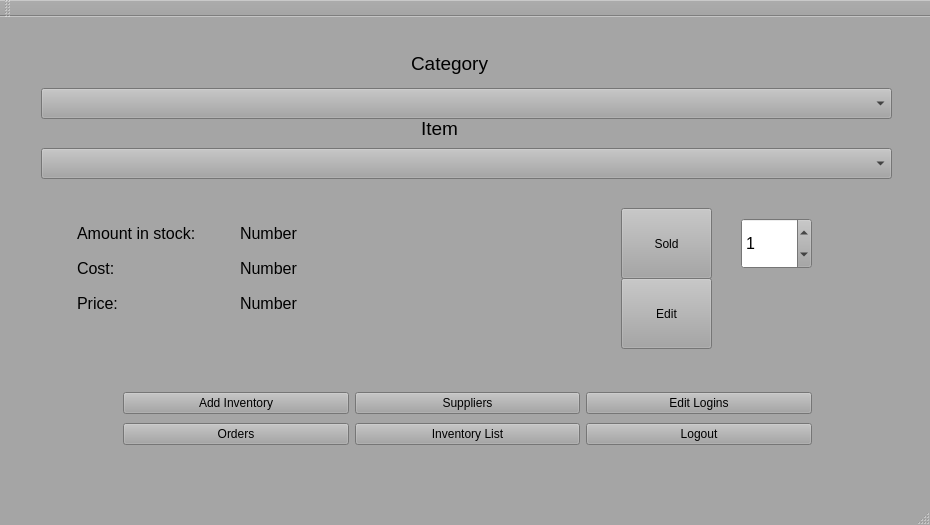
<?xml version="1.0" encoding="UTF-8"?>
<ui version="4.0">
 <class>MainWindow</class>
 <widget class="QMainWindow" name="MainWindow">
  <property name="geometry">
   <rect>
    <x>0</x>
    <y>0</y>
    <width>926</width>
    <height>525</height>
   </rect>
  </property>
  <property name="palette">
   <palette>
    <active>
     <colorrole role="WindowText">
      <brush brushstyle="SolidPattern">
       <color alpha="255">
        <red>0</red>
        <green>0</green>
        <blue>0</blue>
       </color>
      </brush>
     </colorrole>
     <colorrole role="Button">
      <brush brushstyle="SolidPattern">
       <color alpha="255">
        <red>165</red>
        <green>165</green>
        <blue>165</blue>
       </color>
      </brush>
     </colorrole>
     <colorrole role="Light">
      <brush brushstyle="SolidPattern">
       <color alpha="255">
        <red>248</red>
        <green>248</green>
        <blue>248</blue>
       </color>
      </brush>
     </colorrole>
     <colorrole role="Midlight">
      <brush brushstyle="SolidPattern">
       <color alpha="255">
        <red>206</red>
        <green>206</green>
        <blue>206</blue>
       </color>
      </brush>
     </colorrole>
     <colorrole role="Dark">
      <brush brushstyle="SolidPattern">
       <color alpha="255">
        <red>82</red>
        <green>82</green>
        <blue>82</blue>
       </color>
      </brush>
     </colorrole>
     <colorrole role="Mid">
      <brush brushstyle="SolidPattern">
       <color alpha="255">
        <red>110</red>
        <green>110</green>
        <blue>110</blue>
       </color>
      </brush>
     </colorrole>
     <colorrole role="Text">
      <brush brushstyle="SolidPattern">
       <color alpha="255">
        <red>0</red>
        <green>0</green>
        <blue>0</blue>
       </color>
      </brush>
     </colorrole>
     <colorrole role="BrightText">
      <brush brushstyle="SolidPattern">
       <color alpha="255">
        <red>255</red>
        <green>255</green>
        <blue>255</blue>
       </color>
      </brush>
     </colorrole>
     <colorrole role="ButtonText">
      <brush brushstyle="SolidPattern">
       <color alpha="255">
        <red>0</red>
        <green>0</green>
        <blue>0</blue>
       </color>
      </brush>
     </colorrole>
     <colorrole role="Base">
      <brush brushstyle="SolidPattern">
       <color alpha="255">
        <red>255</red>
        <green>255</green>
        <blue>255</blue>
       </color>
      </brush>
     </colorrole>
     <colorrole role="Window">
      <brush brushstyle="SolidPattern">
       <color alpha="255">
        <red>165</red>
        <green>165</green>
        <blue>165</blue>
       </color>
      </brush>
     </colorrole>
     <colorrole role="Shadow">
      <brush brushstyle="SolidPattern">
       <color alpha="255">
        <red>0</red>
        <green>0</green>
        <blue>0</blue>
       </color>
      </brush>
     </colorrole>
     <colorrole role="AlternateBase">
      <brush brushstyle="SolidPattern">
       <color alpha="255">
        <red>210</red>
        <green>210</green>
        <blue>210</blue>
       </color>
      </brush>
     </colorrole>
     <colorrole role="ToolTipBase">
      <brush brushstyle="SolidPattern">
       <color alpha="255">
        <red>255</red>
        <green>255</green>
        <blue>220</blue>
       </color>
      </brush>
     </colorrole>
     <colorrole role="ToolTipText">
      <brush brushstyle="SolidPattern">
       <color alpha="255">
        <red>0</red>
        <green>0</green>
        <blue>0</blue>
       </color>
      </brush>
     </colorrole>
    </active>
    <inactive>
     <colorrole role="WindowText">
      <brush brushstyle="SolidPattern">
       <color alpha="255">
        <red>0</red>
        <green>0</green>
        <blue>0</blue>
       </color>
      </brush>
     </colorrole>
     <colorrole role="Button">
      <brush brushstyle="SolidPattern">
       <color alpha="255">
        <red>165</red>
        <green>165</green>
        <blue>165</blue>
       </color>
      </brush>
     </colorrole>
     <colorrole role="Light">
      <brush brushstyle="SolidPattern">
       <color alpha="255">
        <red>248</red>
        <green>248</green>
        <blue>248</blue>
       </color>
      </brush>
     </colorrole>
     <colorrole role="Midlight">
      <brush brushstyle="SolidPattern">
       <color alpha="255">
        <red>206</red>
        <green>206</green>
        <blue>206</blue>
       </color>
      </brush>
     </colorrole>
     <colorrole role="Dark">
      <brush brushstyle="SolidPattern">
       <color alpha="255">
        <red>82</red>
        <green>82</green>
        <blue>82</blue>
       </color>
      </brush>
     </colorrole>
     <colorrole role="Mid">
      <brush brushstyle="SolidPattern">
       <color alpha="255">
        <red>110</red>
        <green>110</green>
        <blue>110</blue>
       </color>
      </brush>
     </colorrole>
     <colorrole role="Text">
      <brush brushstyle="SolidPattern">
       <color alpha="255">
        <red>0</red>
        <green>0</green>
        <blue>0</blue>
       </color>
      </brush>
     </colorrole>
     <colorrole role="BrightText">
      <brush brushstyle="SolidPattern">
       <color alpha="255">
        <red>255</red>
        <green>255</green>
        <blue>255</blue>
       </color>
      </brush>
     </colorrole>
     <colorrole role="ButtonText">
      <brush brushstyle="SolidPattern">
       <color alpha="255">
        <red>0</red>
        <green>0</green>
        <blue>0</blue>
       </color>
      </brush>
     </colorrole>
     <colorrole role="Base">
      <brush brushstyle="SolidPattern">
       <color alpha="255">
        <red>255</red>
        <green>255</green>
        <blue>255</blue>
       </color>
      </brush>
     </colorrole>
     <colorrole role="Window">
      <brush brushstyle="SolidPattern">
       <color alpha="255">
        <red>165</red>
        <green>165</green>
        <blue>165</blue>
       </color>
      </brush>
     </colorrole>
     <colorrole role="Shadow">
      <brush brushstyle="SolidPattern">
       <color alpha="255">
        <red>0</red>
        <green>0</green>
        <blue>0</blue>
       </color>
      </brush>
     </colorrole>
     <colorrole role="AlternateBase">
      <brush brushstyle="SolidPattern">
       <color alpha="255">
        <red>210</red>
        <green>210</green>
        <blue>210</blue>
       </color>
      </brush>
     </colorrole>
     <colorrole role="ToolTipBase">
      <brush brushstyle="SolidPattern">
       <color alpha="255">
        <red>255</red>
        <green>255</green>
        <blue>220</blue>
       </color>
      </brush>
     </colorrole>
     <colorrole role="ToolTipText">
      <brush brushstyle="SolidPattern">
       <color alpha="255">
        <red>0</red>
        <green>0</green>
        <blue>0</blue>
       </color>
      </brush>
     </colorrole>
    </inactive>
    <disabled>
     <colorrole role="WindowText">
      <brush brushstyle="SolidPattern">
       <color alpha="255">
        <red>82</red>
        <green>82</green>
        <blue>82</blue>
       </color>
      </brush>
     </colorrole>
     <colorrole role="Button">
      <brush brushstyle="SolidPattern">
       <color alpha="255">
        <red>165</red>
        <green>165</green>
        <blue>165</blue>
       </color>
      </brush>
     </colorrole>
     <colorrole role="Light">
      <brush brushstyle="SolidPattern">
       <color alpha="255">
        <red>248</red>
        <green>248</green>
        <blue>248</blue>
       </color>
      </brush>
     </colorrole>
     <colorrole role="Midlight">
      <brush brushstyle="SolidPattern">
       <color alpha="255">
        <red>206</red>
        <green>206</green>
        <blue>206</blue>
       </color>
      </brush>
     </colorrole>
     <colorrole role="Dark">
      <brush brushstyle="SolidPattern">
       <color alpha="255">
        <red>82</red>
        <green>82</green>
        <blue>82</blue>
       </color>
      </brush>
     </colorrole>
     <colorrole role="Mid">
      <brush brushstyle="SolidPattern">
       <color alpha="255">
        <red>110</red>
        <green>110</green>
        <blue>110</blue>
       </color>
      </brush>
     </colorrole>
     <colorrole role="Text">
      <brush brushstyle="SolidPattern">
       <color alpha="255">
        <red>82</red>
        <green>82</green>
        <blue>82</blue>
       </color>
      </brush>
     </colorrole>
     <colorrole role="BrightText">
      <brush brushstyle="SolidPattern">
       <color alpha="255">
        <red>255</red>
        <green>255</green>
        <blue>255</blue>
       </color>
      </brush>
     </colorrole>
     <colorrole role="ButtonText">
      <brush brushstyle="SolidPattern">
       <color alpha="255">
        <red>82</red>
        <green>82</green>
        <blue>82</blue>
       </color>
      </brush>
     </colorrole>
     <colorrole role="Base">
      <brush brushstyle="SolidPattern">
       <color alpha="255">
        <red>165</red>
        <green>165</green>
        <blue>165</blue>
       </color>
      </brush>
     </colorrole>
     <colorrole role="Window">
      <brush brushstyle="SolidPattern">
       <color alpha="255">
        <red>165</red>
        <green>165</green>
        <blue>165</blue>
       </color>
      </brush>
     </colorrole>
     <colorrole role="Shadow">
      <brush brushstyle="SolidPattern">
       <color alpha="255">
        <red>0</red>
        <green>0</green>
        <blue>0</blue>
       </color>
      </brush>
     </colorrole>
     <colorrole role="AlternateBase">
      <brush brushstyle="SolidPattern">
       <color alpha="255">
        <red>165</red>
        <green>165</green>
        <blue>165</blue>
       </color>
      </brush>
     </colorrole>
     <colorrole role="ToolTipBase">
      <brush brushstyle="SolidPattern">
       <color alpha="255">
        <red>255</red>
        <green>255</green>
        <blue>220</blue>
       </color>
      </brush>
     </colorrole>
     <colorrole role="ToolTipText">
      <brush brushstyle="SolidPattern">
       <color alpha="255">
        <red>0</red>
        <green>0</green>
        <blue>0</blue>
       </color>
      </brush>
     </colorrole>
    </disabled>
   </palette>
  </property>
  <property name="windowTitle">
   <string>MainWindow</string>
  </property>
  <widget class="QWidget" name="centralWidget">
   <layout class="QGridLayout" name="gridLayout">
    <item row="1" column="0">
     <widget class="QStackedWidget" name="stackedWidget">
      <property name="minimumSize">
       <size>
        <width>908</width>
        <height>0</height>
       </size>
      </property>
      <property name="frameShape">
       <enum>QFrame::NoFrame</enum>
      </property>
      <property name="currentIndex">
       <number>0</number>
      </property>
      <widget class="QWidget" name="page">
       <widget class="QComboBox" name="comboBox_Categories">
        <property name="geometry">
         <rect>
          <x>30</x>
          <y>60</y>
          <width>851</width>
          <height>31</height>
         </rect>
        </property>
       </widget>
       <widget class="QComboBox" name="comboBox_Items">
        <property name="geometry">
         <rect>
          <x>30</x>
          <y>120</y>
          <width>851</width>
          <height>31</height>
         </rect>
        </property>
       </widget>
       <widget class="QLabel" name="label">
        <property name="geometry">
         <rect>
          <x>400</x>
          <y>20</y>
          <width>81</width>
          <height>31</height>
         </rect>
        </property>
        <property name="font">
         <font>
          <pointsize>14</pointsize>
         </font>
        </property>
        <property name="text">
         <string>Category</string>
        </property>
       </widget>
       <widget class="QLabel" name="label_2">
        <property name="geometry">
         <rect>
          <x>410</x>
          <y>90</y>
          <width>61</width>
          <height>20</height>
         </rect>
        </property>
        <property name="font">
         <font>
          <pointsize>14</pointsize>
         </font>
        </property>
        <property name="text">
         <string>Item</string>
        </property>
       </widget>
       <widget class="QPushButton" name="pushButton_Edir">
        <property name="geometry">
         <rect>
          <x>610</x>
          <y>250</y>
          <width>91</width>
          <height>71</height>
         </rect>
        </property>
        <property name="text">
         <string>Edit</string>
        </property>
       </widget>
       <widget class="QWidget" name="layoutWidget">
        <property name="geometry">
         <rect>
          <x>55</x>
          <y>180</y>
          <width>341</width>
          <height>121</height>
         </rect>
        </property>
        <layout class="QVBoxLayout" name="verticalLayout">
         <item>
          <layout class="QHBoxLayout" name="horizontalLayout">
           <item>
            <widget class="QLabel" name="label_3">
             <property name="font">
              <font>
               <pointsize>12</pointsize>
              </font>
             </property>
             <property name="text">
              <string>Amount in stock:</string>
             </property>
            </widget>
           </item>
           <item>
            <widget class="QLabel" name="label_AmntInStock">
             <property name="font">
              <font>
               <pointsize>12</pointsize>
              </font>
             </property>
             <property name="text">
              <string>Number</string>
             </property>
            </widget>
           </item>
          </layout>
         </item>
         <item>
          <layout class="QHBoxLayout" name="horizontalLayout_3">
           <item>
            <widget class="QLabel" name="label_6">
             <property name="font">
              <font>
               <pointsize>12</pointsize>
              </font>
             </property>
             <property name="text">
              <string>Cost:</string>
             </property>
            </widget>
           </item>
           <item>
            <widget class="QLabel" name="label_Cost">
             <property name="font">
              <font>
               <pointsize>12</pointsize>
              </font>
             </property>
             <property name="text">
              <string>Number</string>
             </property>
            </widget>
           </item>
          </layout>
         </item>
         <item>
          <layout class="QHBoxLayout" name="horizontalLayout_4">
           <item>
            <widget class="QLabel" name="label_7">
             <property name="font">
              <font>
               <pointsize>12</pointsize>
              </font>
             </property>
             <property name="text">
              <string>Price:</string>
             </property>
            </widget>
           </item>
           <item>
            <widget class="QLabel" name="label_Price">
             <property name="font">
              <font>
               <pointsize>12</pointsize>
              </font>
             </property>
             <property name="text">
              <string>Number</string>
             </property>
            </widget>
           </item>
          </layout>
         </item>
        </layout>
       </widget>
       <widget class="QWidget" name="layoutWidget">
        <property name="geometry">
         <rect>
          <x>101</x>
          <y>350</y>
          <width>711</width>
          <height>83</height>
         </rect>
        </property>
        <layout class="QGridLayout" name="gridLayout_2">
         <item row="2" column="2">
          <widget class="QPushButton" name="pushButton_logout">
           <property name="text">
            <string>Logout</string>
           </property>
          </widget>
         </item>
         <item row="0" column="1">
          <widget class="QPushButton" name="SupBut">
           <property name="text">
            <string>Suppliers</string>
           </property>
          </widget>
         </item>
         <item row="0" column="0">
          <widget class="QPushButton" name="GoInv">
           <property name="text">
            <string>Add Inventory</string>
           </property>
          </widget>
         </item>
         <item row="2" column="0">
          <widget class="QPushButton" name="pushButton_OrdersScreen">
           <property name="text">
            <string>Orders</string>
           </property>
          </widget>
         </item>
         <item row="0" column="2">
          <widget class="QPushButton" name="EditLoginBut">
           <property name="text">
            <string>Edit Logins</string>
           </property>
          </widget>
         </item>
         <item row="2" column="1">
          <widget class="QPushButton" name="InvListBut">
           <property name="text">
            <string>Inventory List</string>
           </property>
          </widget>
         </item>
        </layout>
       </widget>
       <widget class="QPushButton" name="pushButton_Deduct">
        <property name="geometry">
         <rect>
          <x>610</x>
          <y>180</y>
          <width>91</width>
          <height>71</height>
         </rect>
        </property>
        <property name="text">
         <string>Sold</string>
        </property>
       </widget>
       <widget class="QSpinBox" name="spinBox">
        <property name="geometry">
         <rect>
          <x>730</x>
          <y>190</y>
          <width>71</width>
          <height>51</height>
         </rect>
        </property>
        <property name="font">
         <font>
          <pointsize>12</pointsize>
         </font>
        </property>
        <property name="value">
         <number>1</number>
        </property>
       </widget>
      </widget>
      <widget class="QWidget" name="page_2"/>
     </widget>
    </item>
   </layout>
  </widget>
  <widget class="QMenuBar" name="menuBar">
   <property name="geometry">
    <rect>
     <x>0</x>
     <y>0</y>
     <width>926</width>
     <height>21</height>
    </rect>
   </property>
  </widget>
  <widget class="QToolBar" name="mainToolBar">
   <attribute name="toolBarArea">
    <enum>TopToolBarArea</enum>
   </attribute>
   <attribute name="toolBarBreak">
    <bool>false</bool>
   </attribute>
  </widget>
  <widget class="QStatusBar" name="statusBar"/>
 </widget>
 <layoutdefault spacing="6" margin="11"/>
 <resources/>
 <connections/>
</ui>
